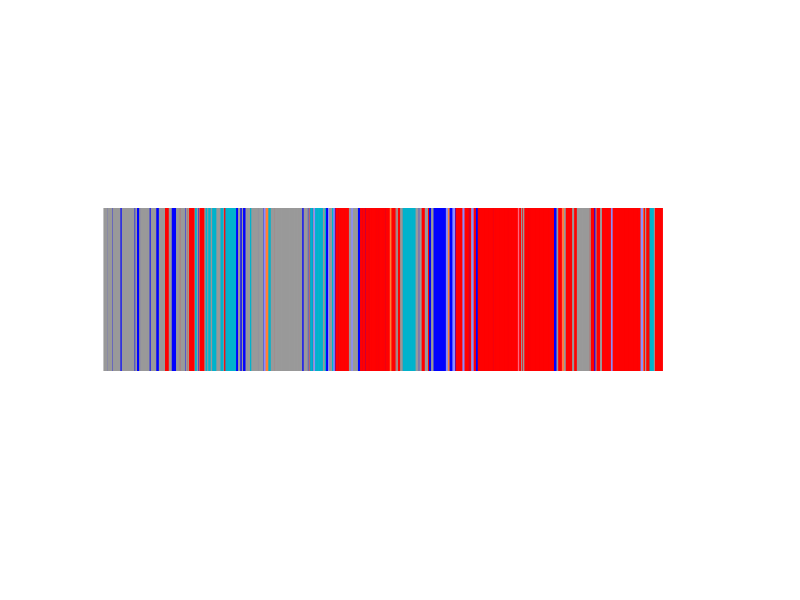

Here is the MATLAB script that generated this plot:
clc
clear all;
close all;
 

Allogrooming ='[(10.074311017990112, 12.803678035736084), (18.04394006729126, 18.879806995391846), (26.740628004074097, 30.23236393928528), (37.4371018409729, 37.9749710559845), (52.180744886398315, 58.669708013534546), (96.97277784347534, 102.66122794151306), (105.2324800491333, 115.42341184616089), (117.41970586776733, 118.80655097961426), (124.12899994850159, 124.76270604133606), (138.56860303878784, 139.13229489326477), (140.43431401252747, 141.28690385818481), (146.22152996063232, 152.1455590724945), (153.20508790016174, 155.2520649433136), (161.9098219871521, 162.9698269367218), (167.29040694236755, 178.56918907165527), (217.17776083946228, 234.15338397026062), (261.06971502304077, 264.84759306907654), (301.68834400177, 306.63628005981445), (424.60517501831055, 434.1505239009857), (438.2223708629608, 445.9212849140167), (447.69148206710815, 458.29495096206665), (461.88310289382935, 463.47938084602356), (495.5166509151459, 498.79228496551514), (502.47816586494446, 504.0340669155121), (513.2346320152283, 517.3563849925995), (638.1697180271149, 645.5893278121948), (647.6117470264435, 648.3760509490967), (656.2134478092194, 658.1292779445648), (658.9552328586578, 661.8498508930206), (672.2456419467926, 675.6339259147644), (715.5957260131836, 724.3646249771118), (731.5353398323059, 732.4548978805542), (743.3509240150452, 748.330127954483), (756.0359809398651, 757.8880159854889), (817.9670279026031, 827.8269159793854), (832.9522008895874, 835.3151729106903), (842.290431022644, 844.9220349788666), (853.0381698608398, 856.8220009803772), (877.4475288391113, 879.263829946518), (885.6908218860626, 888.7985608577728), (900.2676939964294, 901.4572229385376), (906.48686003685, 909.0611188411713), (935.0046818256378, 936.4852960109711), (1013.8235099315643, 1018.7209029197693), (1047.019318819046, 1057.054533958435), (1061.1674950122833, 1104.4419429302216), (1113.5915699005127, 1125.7707529067993), (1132.649356842041, 1136.4906129837036), (1175.9417638778687, 1180.020632982254), (1198.4653120040894, 1207.356330871582), (1253.4254529476166, 1256.924124956131), (1303.383024930954, 1304.5210750102997), (1369.3884689807892, 1371.6205399036407), (1372.7543518543243, 1375.8664019107819), (1450.1835579872131, 1461.5205659866333), (1570.0273349285126, 1572.0554268360138), (1580.2526278495789, 1587.088140964508)]';
Burrowing = '[(195.86603903770447, 210.5448670387268), (240.92181301116943, 243.2524609565735), (244.1286859512329, 247.59228706359863), (267.7366988658905, 270.6731879711151), (273.555979013443, 293.8131489753723), (307.46702003479004, 325.65988397598267), (386.52570390701294, 393.42479705810547), (550.1693780422211, 552.017853975296), (662.4918370246887, 666.7650430202484), (748.330127954483, 756.0359809398651), (757.8880159854889, 791.7073128223419), (827.8269159793854, 832.9522008895874), (835.3151729106903, 842.290431022644), (844.9220349788666, 853.0381698608398), (856.8220009803772, 877.4475288391113), (879.263829946518, 885.6908218860626), (888.7985608577728, 900.2676939964294), (901.4572229385376, 906.48686003685), (909.0611188411713, 923.4207830429077), (925.9029138088226, 935.0046818256378), (936.4852960109711, 942.3213360309601), (942.9274728298187, 945.0979979038239), (946.7313809394836, 957.201534986496), (962.4386978149414, 965.1387829780579), (1022.7486438751221, 1036.4839270114899), (1043.5184078216553, 1047.019318819046), (1130.808441877365, 1132.649356842041), (1136.4906129837036, 1158.0584478378296), (1161.3694829940796, 1175.9417638778687), (1180.020632982254, 1185.990954875946), (1190.8937089443207, 1198.4653120040894), (1207.356330871582, 1253.4254529476166), (1256.924124956131, 1303.383024930954), (1304.5210750102997, 1336.669760942459), (1338.497575044632, 1346.8315188884735), (1347.5042729377747, 1352.272274017334), (1354.9138560295105, 1369.3884689807892), (1371.6205399036407, 1372.7543518543243), (1375.8664019107819, 1450.1835579872131), (1464.3640048503876, 1478.6712248325348), (1487.7133738994598, 1512.0143430233002), (1515.2552478313446, 1526.865844964981), (1559.9794049263, 1561.256131887436), (1564.5333030223846, 1567.297667980194), (1568.5830519199371, 1570.0273349285126), (1572.0554268360138, 1580.2526278495789), (1587.9369978904724, 1601.9562468528748), (1605.2573838233948, 1636.8198609352112), (1639.029224872589, 1732.6154208183289), (1739.4048688411713, 1746.5209829807281), (1747.7765188217163, 1761.5623478889465), (1776.1072549819946, 1802.0276248455048)]';
Rearing_Climbing = '[(41.599725008010864, 42.317928075790405), (66.52449798583984, 67.87425303459167), (75.82397294044495, 76.92712807655334), (91.13970589637756, 91.7053918838501), (128.21817302703857, 129.39037799835205), (132.27380299568176, 133.31194186210632), (188.3970170021057, 189.1718029975891), (253.89184999465942, 255.40782284736633), (474.23629689216614, 475.466922044754), (627.6453428268433, 628.9868609905243), (792.2078449726105, 795.4458239078522), (1336.669760942459, 1338.497575044632), (1478.6712248325348, 1480.7260119915009), (1602.5421388149261, 1603.5994539260864)]';
Grooming = '[(271.7400748729706, 273.555979013443), (519.8749859333038, 531.9712979793549), (923.4207830429077, 925.9029138088226), (1107.9124238491058, 1113.5915699005127), (1480.7260119915009, 1485.5107610225677), (1738.1033999919891, 1739.4048688411713)]';
Other = '[(0, 10.074311017990112), (12.803678035736084, 18.04394006729126), (18.879806995391846, 26.740628004074097), (30.23236393928528, 37.4371018409729), (37.9749710559845, 41.599725008010864), (42.317928075790405, 52.180744886398315), (58.669708013534546, 66.52449798583984), (67.87425303459167, 75.82397294044495), (76.92712807655334, 91.13970589637756), (91.7053918838501, 96.97277784347534), (102.66122794151306, 105.2324800491333), (115.42341184616089, 117.41970586776733), (118.80655097961426, 124.12899994850159), (124.76270604133606, 128.21817302703857), (129.39037799835205, 132.27380299568176), (133.31194186210632, 138.56860303878784), (139.13229489326477, 140.43431401252747), (141.28690385818481, 146.22152996063232), (152.1455590724945, 153.20508790016174), (155.2520649433136, 161.9098219871521), (162.9698269367218, 167.29040694236755), (178.56918907165527, 188.3970170021057), (189.1718029975891, 195.86603903770447), (210.5448670387268, 217.17776083946228), (234.15338397026062, 240.92181301116943), (243.2524609565735, 244.1286859512329), (247.59228706359863, 253.89184999465942), (255.40782284736633, 261.06971502304077), (264.84759306907654, 267.7366988658905), (270.6731879711151, 271.7400748729706), (293.8131489753723, 295.45193099975586), (297.6164000034332, 301.68834400177), (306.63628005981445, 307.46702003479004), (325.65988397598267, 329.4036819934845), (331.642196893692, 338.18154406547546), (342.7430808544159, 350.7165720462799), (361.0566899776459, 377.5380928516388), (383.84804487228394, 386.52570390701294), (434.1505239009857, 438.2223708629608), (445.9212849140167, 447.69148206710815), (458.29495096206665, 461.88310289382935), (463.47938084602356, 472.50923585891724), (473.68047404289246, 474.23629689216614), (475.466922044754, 495.5166509151459), (498.79228496551514, 502.47816586494446), (504.0340669155121, 513.2346320152283), (536.2304198741913, 550.1693780422211), (552.017853975296, 627.6453428268433), (628.9868609905243, 638.1697180271149), (645.5893278121948, 647.6117470264435), (648.3760509490967, 656.2134478092194), (658.1292779445648, 658.9552328586578), (661.8498508930206, 662.4918370246887), (675.6339259147644, 678.1074349880219), (705.1578989028931, 713.6098408699036), (725.2498829364777, 731.5353398323059), (732.4548978805542, 737.1651978492737), (791.7073128223419, 792.2078449726105), (795.4458239078522, 799.6334218978882), (801.2831308841705, 817.9670279026031), (942.3213360309601, 942.9274728298187), (945.0979979038239, 946.7313809394836), (957.201534986496, 962.4386978149414), (1003.4460158348083, 1013.8235099315643), (1018.7209029197693, 1022.7486438751221), (1036.4839270114899, 1043.5184078216553), (1057.054533958435, 1061.1674950122833), (1104.4419429302216, 1105.7106058597565), (1106.9395229816437, 1107.9124238491058), (1185.990954875946, 1187.5067830085754), (1346.8315188884735, 1347.5042729377747), (1352.272274017334, 1354.9138560295105), (1461.5205659866333, 1464.3640048503876), (1485.5107610225677, 1487.7133738994598), (1512.0143430233002, 1515.2552478313446), (1526.865844964981, 1559.9794049263), (1561.256131887436, 1564.5333030223846), (1567.297667980194, 1568.5830519199371), (1587.088140964508, 1587.9369978904724), (1601.9562468528748, 1602.5421388149261), (1603.5994539260864, 1605.2573838233948), (1732.6154208183289, 1733.1448040008545), (1746.5209829807281, 1747.7765188217163), (1772.1532578468323, 1776.1072549819946)]';
Side_by_Side = '[(517.3563849925995, 519.8749859333038), (678.1074349880219, 682.8428509235382), (691.054281949997, 693.1770129203796), (724.3646249771118, 725.2498829364777), (738.562108039856, 743.3509240150452), (799.6334218978882, 801.2831308841705), (1105.7106058597565, 1106.9395229816437), (1125.7707529067993, 1130.808441877365), (1158.0584478378296, 1161.3694829940796), (1187.5067830085754, 1190.8937089443207), (1636.8198609352112, 1639.029224872589), (1733.1448040008545, 1738.1033999919891)]';
Nesting = '[(295.45193099975586, 297.6164000034332), (329.4036819934845, 331.642196893692), (338.18154406547546, 342.7430808544159), (350.7165720462799, 361.0566899776459), (377.5380928516388, 383.84804487228394), (393.42479705810547, 424.60517501831055), (472.50923585891724, 473.68047404289246), (531.9712979793549, 536.2304198741913), (666.7650430202484, 672.2456419467926), (682.8428509235382, 691.054281949997), (693.1770129203796, 705.1578989028931), (713.6098408699036, 715.5957260131836), (737.1651978492737, 738.562108039856), (965.1387829780579, 1003.4460158348083), (1761.5623478889465, 1772.1532578468323)]';
 
 
Allogrooming = strrep(Allogrooming,'(',''); Allogrooming = strrep(Allogrooming,')',''); Allogrooming = str2num(Allogrooming);  % Allogrooming 
Burrowing = strrep(Burrowing,'(',''); Burrowing = strrep(Burrowing,')',''); Burrowing = str2num(Burrowing);  % Burrowing 
Rearing_Climbing = strrep(Rearing_Climbing,'(',''); Rearing_Climbing = strrep(Rearing_Climbing,')',''); Rearing_Climbing = str2num(Rearing_Climbing);  % Rearing_Climbing 
Grooming = strrep(Grooming,'(',''); Grooming = strrep(Grooming,')',''); Grooming = str2num(Grooming);  % Grooming 
Other = strrep(Other,'(',''); Other = strrep(Other,')',''); Other = str2num(Other);  % Other 
Side_by_Side = strrep(Side_by_Side,'(',''); Side_by_Side = strrep(Side_by_Side,')',''); Side_by_Side = str2num(Side_by_Side);  % Side_by_Side 
Nesting = strrep(Nesting,'(',''); Nesting = strrep(Nesting,')',''); Nesting = str2num(Nesting);  % Nesting 
 
 
figure('color','w')
A = [];
for i = 1:2:length(Allogrooming)
    A = [A,Allogrooming(i):Allogrooming(i+1)];
end;
for i = 1:length(A)
    h=plot([A(i), A(i)],[1 2]);
    set(h,'color','b');
    hold on;
end;
 
 
B = [];
for i = 1:2:length(Burrowing)
    B = [B,Burrowing(i):Burrowing(i+1)];
end;
for i = 1:length(B)
    h=plot([B(i), B(i)],[1 2]);
    set(h,'color','r');
    hold on;
end;
 

R = [];
for i = 1:2:length(Rearing_Climbing)
    R = [R,Rearing_Climbing(i):Rearing_Climbing(i+1)];
end;
for i = 1:length(R)
    h=plot([R(i), R(i)],[1 2]);
    set(h,'color',[1 0.4 0.5]);
    hold on;
end;


G = [];
for i = 1:2:length(Grooming)
    G = [G,Grooming(i):Grooming(i+1)];
end;
for i = 1:length(G)
    h=plot([G(i), G(i)],[1 2]);
    set(h,'color',[1 0.5 0.2])
    hold on;
end;


O = [];
for i = 1:2:length(Other)
    O = [O,Other(i):Other(i+1)];
end;
for i = 1:length(O)
    h=plot([O(i), O(i)],[1 2]);
    set(h,'color',[0.6 0.6 0.6]);
    hold on;
end;


S = [];
for i = 1:2:length(Side_by_Side)
    S = [S,Side_by_Side(i):Side_by_Side(i+1)];
end;
for i = 1:length(S)
    h=plot([S(i), S(i)],[1 2]);
    set(h,'color',[0.55 0.55 1])
    hold on;
end;


N = [];
for i = 1:2:length(Nesting)
    N = [N,Nesting(i):Nesting(i+1)];
end;
for i = 1:length(N)
    h=plot([N(i), N(i)],[1 2]);
    set(h,'color',[0 0.7 0.8])
    hold on;
end;


set(gca,'ylim',[0 3]);
axis off
